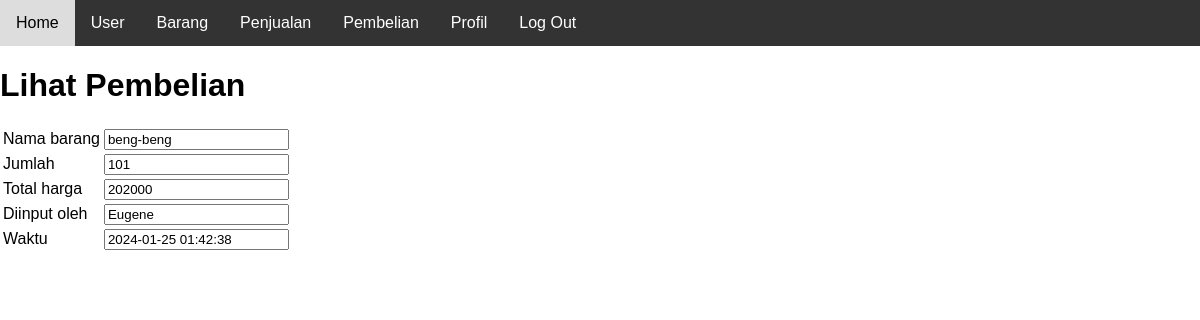
The app's page /read-pembelian.php?id=1 (signed in) with its own data.
### tables this page shows
CREATE TABLE `pembelian` (
  `id` int(10) UNSIGNED NOT NULL,
  `id_barang` int(10) UNSIGNED NOT NULL,
  `jumlah` int(10) UNSIGNED NOT NULL,
  `total_harga` int(10) UNSIGNED NOT NULL,
  `id_staff` int(10) UNSIGNED NOT NULL,
  `created_at` timestamp NOT NULL DEFAULT current_timestamp(),
  `update_at` timestamp NULL DEFAULT NULL ON UPDATE current_timestamp()
);

CREATE TABLE `barang` (
  `id` int(10) UNSIGNED NOT NULL,
  `nama` varchar(50) NOT NULL,
  `kategori` enum('makanan','minuman') NOT NULL,
  `stok` int(10) UNSIGNED NOT NULL,
  `harga_beli` int(10) UNSIGNED NOT NULL,
  `harga_jual` int(10) UNSIGNED NOT NULL,
  `created_at` timestamp NOT NULL DEFAULT current_timestamp(),
  `updated_at` timestamp NULL DEFAULT NULL ON UPDATE current_timestamp()
);

CREATE TABLE `user` (
  `id` int(10) UNSIGNED NOT NULL,
  `username` varchar(50) NOT NULL,
  `password` varchar(250) NOT NULL,
  `level` enum('admin','keuangan','logistik') NOT NULL,
  `created_at` timestamp NOT NULL DEFAULT current_timestamp(),
  `updated_at` timestamp NULL DEFAULT NULL ON UPDATE current_timestamp()
);

### read-pembelian.php (the view, shortened to what this page needs)
<!DOCTYPE html>
<html>
<head>
</head>
<body>
    <?php include "menu.php"; ?>
    <?php
    require "koneksi.php";
    $id = $_GET["id"];
    $sql = "SELECT pembelian.id, barang.nama as nama_barang, pembelian.jumlah, pembelian.total_harga, user.username, pembelian.created_at FROM barang JOIN pembelian on barang.id = pembelian.id_barang JOIN user ON user.id = pembelian.id_staff WHERE pembelian.id = '$id'";
    $query = mysqli_query($koneksi, $sql);
    $pembelian = mysqli_fetch_array($query);
    ?>
    <div>
        <h1>Lihat Pembelian</h1>
        <table>
            <tr>
                <td>Nama barang</td>
                <td><input readonly type="text" value="<?= $pembelian["nama_barang"] ?>"></td>
            </tr>
            <tr>
                <td>Jumlah</td>
                <td><input readonly type="text" value="<?= $pembelian["jumlah"] ?>"></td>
            </tr>
            <tr>
                <td>Total harga</td>
                <td><input readonly type="text" value="<?= $pembelian["total_harga"] ?>"></td>
            </tr>
            <tr>
                <td>Diinput oleh</td>
                <td><input readonly type="text" value="<?= $pembelian["username"] ?>"></td>
            </tr>
            <tr>
                <td>Waktu</td>
                <td><input readonly type="text" value="<?= $pembelian["created_at"] ?>"></td>
            </tr>
        </table>
    </div>
</body>
</html>

### menu.php (style rules this page uses)
body { font-family: Arial, sans-serif; margin: 0; padding: 0; }

### records on screen
pembelian: id_barang.nama "beng-beng", jumlah "101", total_harga "202000", id_staff.username "Eugene", created_at "2024-01-25 01:42:38"
